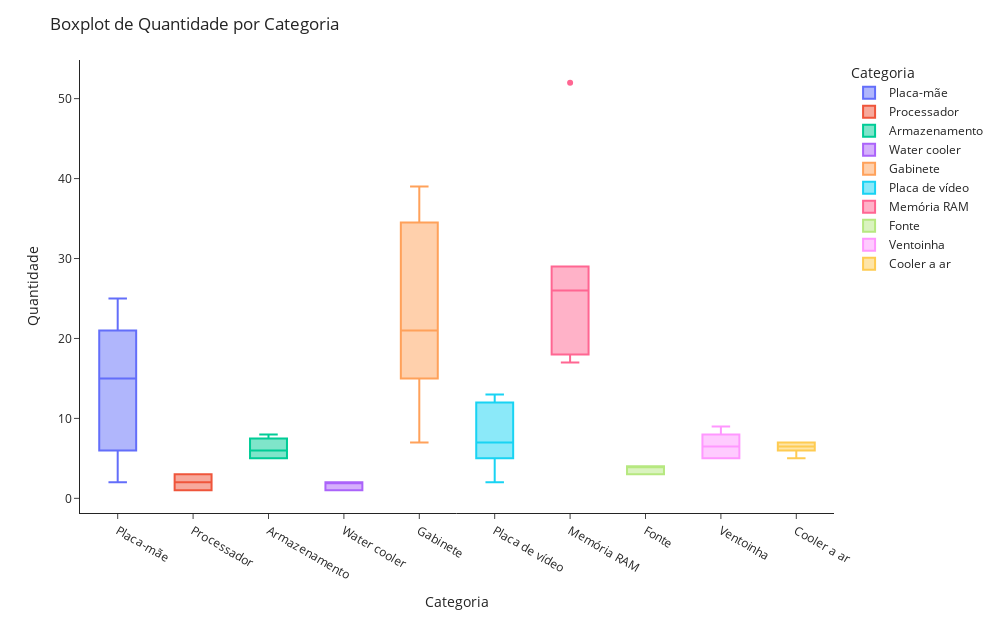

Source (notebook cell):
### Markdown cell above
- Observando a variável Quantidade em relação as categorias:

### Code cell
# Boxplot da variável Quantidade por Categoria
multi_boxplot(dados,'Categoria','Quantidade')

### Figure 1 — Plotly figure (JSON) as saved in the notebook; plotly's stock layout.template omitted (floating-point values rounded to 4 significant figures)
{"data": [{"alignmentgroup": "True", "hovertemplate": "Categoria=%{x}<br>Quantidade=%{y}<extra></extra>", "legendgroup": "Placa-mãe", "marker": {"color": "#636efa"}, "name": "Placa-mãe", "notched": false, "offsetgroup": "Placa-mãe", "orientation": "v", "quartilemethod": "exclusive", "showlegend": true, "type": "box", "x": ["Placa-mãe", "Placa-mãe", "Placa-mãe", "Placa-mãe", "Placa-mãe", "Placa-mãe", "Placa-mãe", "Placa-mãe", "Placa-mãe", "Placa-mãe"], "x0": " ", "xaxis": "x", "y": [2, 12, 22, 25, 21, 5, 18, 21, 7, 6], "y0": " ", "yaxis": "y"}, {"alignmentgroup": "True", "hovertemplate": "Categoria=%{x}<br>Quantidade=%{y}<extra></extra>", "legendgroup": "Processador", "marker": {"color": "#EF553B"}, "name": "Processador", "notched": false, "offsetgroup": "Processador", "orientation": "v", "quartilemethod": "exclusive", "showlegend": true, "type": "box", "x": ["Processador", "Processador", "Processador", "Processador", "Processador", "Processador"], "x0": " ", "xaxis": "x", "y": [1, 3, 1, 3, 1, 3], "y0": " ", "yaxis": "y"}, {"alignmentgroup": "True", "hovertemplate": "Categoria=%{x}<br>Quantidade=%{y}<extra></extra>", "legendgroup": "Armazenamento", "marker": {"color": "#00cc96"}, "name": "Armazenamento", "notched": false, "offsetgroup": "Armazenamento", "orientation": "v", "quartilemethod": "exclusive", "showlegend": true, "type": "box", "x": ["Armazenamento", "Armazenamento", "Armazenamento", "Armazenamento", "Armazenamento", "Armazenamento", "Armazenamento", "Armazenamento", "Armazenamento"], "x0": " ", "xaxis": "x", "y": [5, 7, 5, 7, 8, 5, 6, 5, 8], "y0": " ", "yaxis": "y"}, {"alignmentgroup": "True", "hovertemplate": "Categoria=%{x}<br>Quantidade=%{y}<extra></extra>", "legendgroup": "Water cooler", "marker": {"color": "#ab63fa"}, "name": "Water cooler", "notched": false, "offsetgroup": "Water cooler", "orientation": "v", "quartilemethod": "exclusive", "showlegend": true, "type": "box", "x": ["Water cooler", "Water cooler", "Water cooler", "Water cooler", "Water cooler", "Water cooler", "Water cooler", "Water cooler", "Water cooler", "Water cooler", "Water cooler"], "x0": " ", "xaxis": "x", "y": [2, 1, 1, 2, 2, 2, 2, 2, 1, 1, 1], "y0": " ", "yaxis": "y"}, {"alignmentgroup": "True", "hovertemplate": "Categoria=%{x}<br>Quantidade=%{y}<extra></extra>", "legendgroup": "Gabinete", "marker": {"color": "#FFA15A"}, "name": "Gabinete", "notched": false, "offsetgroup": "Gabinete", "orientation": "v", "quartilemethod": "exclusive", "showlegend": true, "type": "box", "x": ["Gabinete", "Gabinete", "Gabinete", "Gabinete", "Gabinete", "Gabinete", "Gabinete", "Gabinete"], "x0": " ", "xaxis": "x", "y": [39, 23, 7, 12, 32, 37, 19, 18], "y0": " ", "yaxis": "y"}, {"alignmentgroup": "True", "hovertemplate": "Categoria=%{x}<br>Quantidade=%{y}<extra></extra>", "legendgroup": "Placa de vídeo", "marker": {"color": "#19d3f3"}, "name": "Placa de vídeo", "notched": false, "offsetgroup": "Placa de vídeo", "orientation": "v", "quartilemethod": "exclusive", "showlegend": true, "type": "box", "x": ["Placa de vídeo", "Placa de vídeo", "Placa de vídeo", "Placa de vídeo", "Placa de vídeo", "Placa de vídeo", "Placa de vídeo"], "x0": " ", "xaxis": "x", "y": [2, 13, 7, 5, 6, 12, 12], "y0": " ", "yaxis": "y"}, {"alignmentgroup": "True", "hovertemplate": "Categoria=%{x}<br>Quantidade=%{y}<extra></extra>", "legendgroup": "Memória RAM", "marker": {"color": "#FF6692"}, "name": "Memória RAM", "notched": false, "offsetgroup": "Memória RAM", "orientation": "v", "quartilemethod": "exclusive", "showlegend": true, "type": "box", "x": ["Memória RAM", "Memória RAM", "Memória RAM", "Memória RAM", "Memória RAM", "Memória RAM", "Memória RAM"], "x0": " ", "xaxis": "x", "y": [52, 17, 26, 25, 18, 29, 28], "y0": " ", "yaxis": "y"}, {"alignmentgroup": "True", "hovertemplate": "Categoria=%{x}<br>Quantidade=%{y}<extra></extra>", "legendgroup": "Fonte", "marker": {"color": "#B6E880"}, "name": "Fonte", "notched": false, "offsetgroup": "Fonte", "orientation": "v", "quartilemethod": "exclusive", "showlegend": true, "type": "box", "x": ["Fonte", "Fonte", "Fonte", "Fonte", "Fonte", "Fonte", "Fonte"], "x0": " ", "xaxis": "x", "y": [4, 3, 3, 4, 4, 4, 3], "y0": " ", "yaxis": "y"}, {"alignmentgroup": "True", "hovertemplate": "Categoria=%{x}<br>Quantidade=%{y}<extra></extra>", "legendgroup": "Ventoinha", "marker": {"color": "#FF97FF"}, "name": "Ventoinha", "notched": false, "offsetgroup": "Ventoinha", "orientation": "v", "quartilemethod": "exclusive", "showlegend": true, "type": "box", "x": ["Ventoinha", "Ventoinha", "Ventoinha", "Ventoinha", "Ventoinha", "Ventoinha", "Ventoinha", "Ventoinha"], "x0": " ", "xaxis": "x", "y": [7, 9, 6, 5, 8, 5, 5, 8], "y0": " ", "yaxis": "y"}, {"alignmentgroup": "True", "hovertemplate": "Categoria=%{x}<br>Quantidade=%{y}<extra></extra>", "legendgroup": "Cooler a ar", "marker": {"color": "#FECB52"}, "name": "Cooler a ar", "notched": false, "offsetgroup": "Cooler a ar", "orientation": "v", "quartilemethod": "exclusive", "showlegend": true, "type": "box", "x": ["Cooler a ar", "Cooler a ar", "Cooler a ar", "Cooler a ar", "Cooler a ar", "Cooler a ar"], "x0": " ", "xaxis": "x", "y": [5, 6, 7, 7, 7, 6], "y0": " ", "yaxis": "y"}], "layout": {"boxmode": "overlay", "height": 620, "legend": {"title": {"text": "Categoria"}, "tracegroupgap": 0}, "margin": {"t": 60}, "title": {"text": "Boxplot de Quantidade por Categoria"}, "width": 1000, "xaxis": {"anchor": "y", "categoryarray": ["Placa-mãe", "Processador", "Armazenamento", "Water cooler", "Gabinete", "Placa de vídeo", "Memória RAM", "Fonte", "Ventoinha", "Cooler a ar"], "categoryorder": "array", "domain": [0, 1], "title": {"text": "Categoria"}}, "yaxis": {"anchor": "x", "domain": [0, 1], "title": {"text": "Quantidade"}}}}
